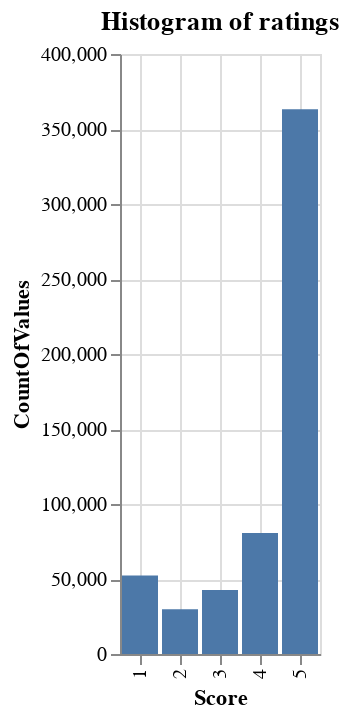

This figure's notebook cell:
### Markdown cell above
<hr>
<p style = 'font-size:18px;font-family:Arial;color:#E37C4D'>Visualize the results</p>

<p style = 'font-size:16px;font-family:Arial'>Chart the results with a simple bar plot</p>

### Code cell
%chart x=Score, y=CountOfValues, title=Histogram of ratings, height=300, width=300

### Figure 1 — Vega-Lite specification as saved in the notebook (floating-point values rounded to 4 significant figures)
{"$schema": "https://vega.github.io/schema/vega-lite/v3.json", "data": {"format": {"type": "csv"}, "values": "\"Score\",\"CountOfValues\"\n\"1\",\"52268\"\n\"2\",\"29769\"\n\"3\",\"42640\"\n\"4\",\"80655\"\n\"5\",\"363122\"\n"}, "encoding": {"x": {"axis": {"grid": true, "title": "Score"}, "field": "Score", "type": "nominal"}, "y": {"axis": {"grid": true, "title": "CountOfValues"}, "field": "CountOfValues", "type": "quantitative"}}, "height": "300", "mark": {"color": "#4C78A8", "type": "bar"}, "title": "Histogram of ratings", "width": "300"}
